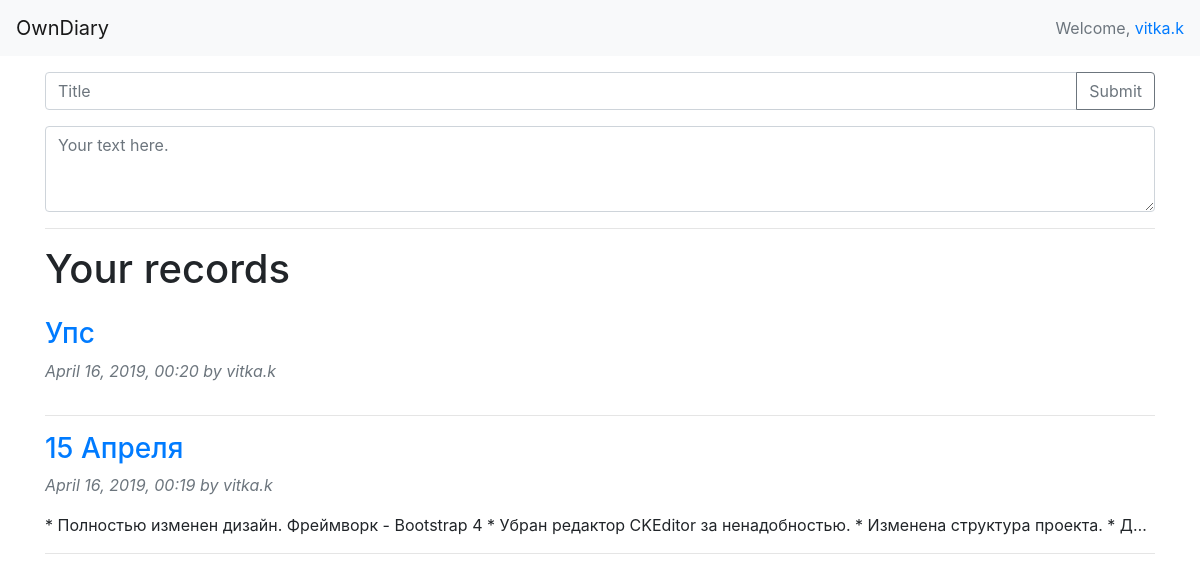
Screenshot of /index.php (signed in) with the database file from the repository.
### tables this page shows
CREATE TABLE 'diary'
		('id' INTEGER PRIMARY KEY  AUTOINCREMENT  NOT NULL  UNIQUE , 
		'title' TEXT,
		'author' TEXT,
		'date' TEXT,
		'text' TEXT
		);

### index.php (the view, shortened to what this page needs)
<?php
$db = new SQLite3('diary.db');
?>
<!DOCTYPE html>
<html lang="en">
<head>
    <link rel="stylesheet" href="https://stackpath.bootstrapcdn.com/bootstrap/4.3.1/css/bootstrap.min.css"
>
</head>
<body>
    <nav class="navbar navbar-light bg-light">
        <a class="navbar-brand" href="/">OwnDiary</a>
        <div class="my-2 my-lg-0 text-muted">
            <?php echo "Welcome, <a href='profile.php'>".$_SESSION['username']."</a>" ?>
        </div>
    </nav>
    <div class="container">
        <form action="manage/addRecord.php" method="post" class="mt-3">
            <div class="input-group mb-3">
                <input type="text" class="form-control" placeholder="Title" aria-label="Title"
                    aria-describedby="basic-addon2" name="title">
                <div class="input-group-append">
                    <input class="btn btn-outline-secondary" type="submit"></input>
                </div>
            </div>
            <textarea class="form-control mt-2" name="textarea" rows="3" placeholder="Your text here."></textarea>
        </form>
        <hr>
        <h1>Your records</h1>
        <div class="mt-4">
        <?php
            $author = SQLite3::escapeString(htmlspecialchars($_SESSION["username"]));
            $results = $db->query("SELECT * FROM diary WHERE author = '$author' ORDER by id DESC");
            while ($row = $results->fetchArray()) {
                echo "<a style='text-decoration: none'  href='record.php?id=".$row['id']."'><h3> ".$row['title']."</h3> </a>"
                ."<p class='font-italic text-muted'>".$row['date']." by <em>".$row['author']."</em></p>"
                ."<p class='text-truncate'>".$row['text']."</p>"
                ."<hr>";
            }
        ?>
        </div>
    </div>
</body>
</html>

### rows the page displays
diary: title "Упс", date "April 16, 2019, 00:20", author "vitka.k"
diary: title "15 Апреля", date "April 16, 2019, 00:19", author "vitka.k", text "* Полностью изменен дизайн. Фреймворк - Bootstrap 4 * Убран редактор CKEditor за ненадобностью. * Изменена структура проекта. * Д…"

### other values shown
$_SESSION['username'] "vitka.k"
